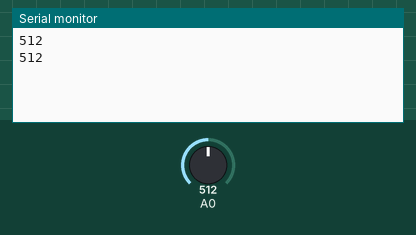
Simulated run of this sketch. Board: Arduino Uno, built with avr-gcc and run on an emulated ATmega328P. Parts: the last lines printed to the serial monitor. The test bench sets the inputs (shaded band); at power-on: A0 = 512.

Above: at 1.8 s.
1.9 s: A0 set to 716
At 2.8 s:
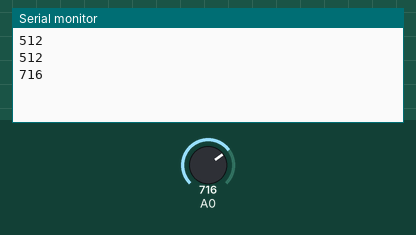
3.4 s: A0 set to 900
At 4.8 s:
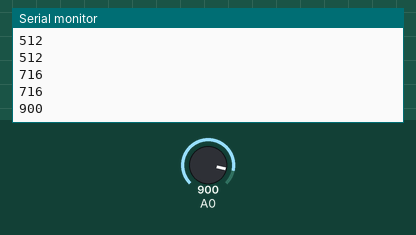
Timing chart, 0 to 6.4 s (numbered marks = the images above; inputs shaded):
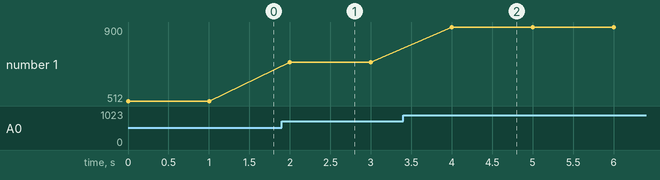

Measured:
- after the input at 1.9 s, the serial monitor: prints a new line after 0.10 s (image 1)
- after the input at 3.4 s, the serial monitor: prints a new line after 0.60 s (image 2)
- plotted number 1: 512 → 716 after the input at 1.9 s, 716 → 900 after the input at 3.4 s

The sketch:

MoistureSensorTest.ino
```cpp
// This was code written to find the values of the moisture sensors when exposed to air and water

// initialize sensor
int sensor1;

void setup() {
  Serial.begin(9600); // set baud rate to 9600
}

void loop() {
  sensor1 = analogRead(A0); // assign to receive signals from analog pin 1
  Serial.println(sensor1); // print value of sensor in serial monitor
  delay(1000); // pause for 1 second, to slow down the rate of values that will be printed
}

// when exposed to air, value is 464
// when exposed to water, value is 196
```
